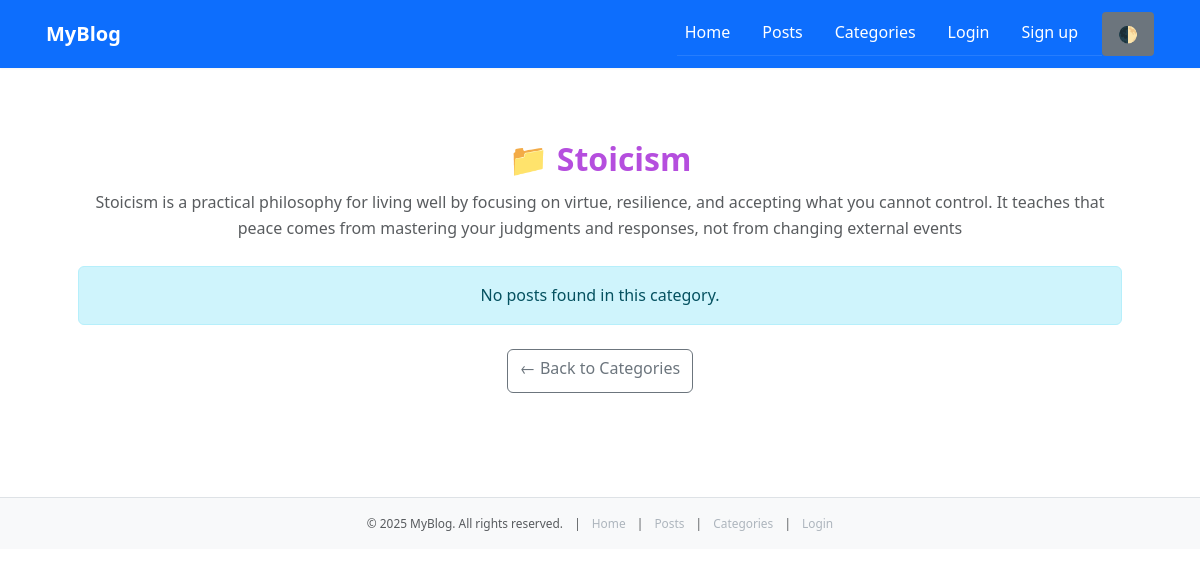
/index.php?page=categories-show&slug=stoicism, run on the app's committed database.
### tables this page shows
CREATE TABLE `categories` (
  `id` int(11) NOT NULL,
  `name` varchar(255) NOT NULL,
  `slug` varchar(255) NOT NULL,
  `description` text DEFAULT NULL,
  `color` varchar(7) DEFAULT '#007bff',
  `status` enum('active','inactive') DEFAULT 'active',
  `created_at` timestamp NOT NULL DEFAULT current_timestamp(),
  `updated_at` timestamp NOT NULL DEFAULT current_timestamp() ON UPDATE current_timestamp()
);

### src/Models/Category.php (called while the page is built, shortened)
<?php
class Category {
    public static function getAll($conn) {
        $List = array();
        $sql = "SELECT * FROM categories ORDER BY name ASC";
        $result = mysqli_query($conn, $sql);
        $i = 0;
        while ($data = mysqli_fetch_array($result)) {
            $List[$i]['id'] = $data['id'];
            $List[$i]['name'] = $data['name'];
            $List[$i]['slug'] = $data['slug'];
            $List[$i]['description'] = $data['description'];
            $List[$i]['color'] = $data['color'];
            $List[$i]['status'] = $data['status'];
            $List[$i]['created_at'] = $data['created_at'];
            $List[$i]['updated_at'] = $data['updated_at'];
            $i++;
        }
        return $List;
    }
}
?>

### src/controllers/CategoryController.php (called while the page is built, shortened)
<?php
require_once __DIR__ . '/../models/Category.php';
class CategoryController {
    public static function index($conn) {
        $List = Category::getAll($conn);
        return $List;
    }
}
?>

### src/views/categories/show.php (the view, shortened to what this page needs)
<?php
require_once __DIR__ . '/../../controllers/CategoryController.php';
$conn = connectDB();
$slug = $_GET['slug'] ?? null;
$category = null;
$posts = [];
if ($slug) {
    $categories = CategoryController::index($conn);
    foreach ($categories as $cat) {
        if ($cat['slug'] === $slug && $cat['status'] === 'active') {
            $category = $cat;
            break;
        }
    }
}
?>
<section class="section section-light fade-in">
    <div class="container" id="main-content">
        <?php if ($category): ?>
            <div class="text-center mb-4">
                <h2 style="color: <?= htmlspecialchars($category['color']) ?>;">
                    📁 <?= htmlspecialchars($category['name']) ?>
                </h2>
                <p class="text-muted"><?= htmlspecialchars($category['description']) ?></p>
            </div>
            <?php if (!empty($posts)): ?>
                <ul class="list-group list-group-flush">
                    <?php foreach ($posts as $post): ?>
                        <li class="list-group-item">
                            <a href="<?= BASE_PATH ?>index.php?page=post-show&id=<?= $post['id'] ?>">
                                <?= htmlspecialchars($post['title']) ?>
                            </a>
                            <span class="badge bg-secondary"><?= htmlspecialchars($post['status']) ?></span>
                            <small class="text-muted float-end"><?= htmlspecialchars($post['created_at']) ?></small>
                        </li>
                    <?php endforeach; ?>
                </ul>
            <?php else: ?>
                <div class="alert alert-info text-center">No posts found in this category.</div>
            <?php endif; ?>
        <?php else: ?>
            <div class="alert alert-danger text-center">Category not found or inactive.</div>
        <?php endif; ?>
        <div class="text-center mt-4">
            <a href="<?= BASE_PATH ?>index.php?page=categories-index" class="btn btn-outline-secondary">← Back to Categories</a>
        </div>
    </div>
</section>
<?php
include __DIR__ . '/../layout/main.php';

### public/assets/css/style.css (style rules this page uses)
*, *::before, *::after { box-sizing: border-box; margin: 0; padding: 0; }
html, body { height: 100%; font-family: 'Segoe UI', 'Roboto', 'Helvetica Neue', sans-serif; font-size: 16px; line-height: 1.6; background-color: #f8f9fa; color: #212529; }
h1, h2, h3, h4, h5, h6 { font-weight: 600; margin-bottom: 0.75rem; color: #343a40; }
p { margin-bottom: 1rem; color: #495057; }
a { color: #0d6efd; text-decoration: none; transition: color 0.2s ease-in-out; }
.container { max-width: 1140px; margin: 0 auto; padding-left: 1rem; padding-right: 1rem; }
.section { padding: 3rem 0; }
.section-light { background-color: #ffffff; }
.alert-info { background-color: #cff4fc; color: #055160; border: 1px solid #b6effb; }
.mt-4 { margin-top: 1.5rem !important; }
.mb-4 { margin-bottom: 1.5rem !important; }
.fade-in { animation: fadeIn 0.6s ease-in-out forwards; }
:root { --color-primary: #0d6efd; --color-secondary: #6c757d; --color-success: #198754; --color-danger: #dc3545; --color-warning: #ffc107; --color-info: #0dcaf0; --color-light: #f8f9fa; --color-dark: #212529; --font-base: 'Segoe UI', 'Roboto', 'Helvetica Neue', sans-serif; --font-size-base: 16px; --line-height-base: 1.6; --border-radius-sm: 0.25rem; --border-radius-md: 0.5rem; --border-radius-lg: 1rem; --shadow-sm: 0 1px 2px rgba(0, 0, 0, 0.05); --shadow-md: 0 2px 6px rgba(0, 0, 0, 0.1); --shadow-lg: 0 4px 12px rgba(0, 0, 0, 0.15); }
header, main, footer, nav, section, article, aside { display: block; }
section { margin-bottom: 2rem; }
body { padding: 0; margin: 0; overflow-x: hidden; }
.container, .section, .card-custom, .tab-content, .blog-card, .dashboard-card { padding-left: 1rem; padding-right: 1rem; }
button, a, input, textarea, select { touch-action: manipulation; -webkit-tap-highlight-color: transparent; }
.btn, .nav-link, .card-custom, .tab-item, .dropdown-toggle { min-height: 44px; min-width: 44px; }
:root { --theme-bg: #ffffff; --theme-text: #212529; --theme-accent: #0d6efd; --theme-muted: #6c757d; --theme-border: #dee2e6; }
body { background-color: var(--theme-bg); color: var(--theme-text); }
a { color: var(--theme-accent); }

### data on the page
categories: name "Stoicism", description "Stoicism is a practical philosophy for living well by focusing on virtue, resilience, and accepting what you cannot control. It teaches that peace comes from mastering your judgments and responses, not from changing external events"
